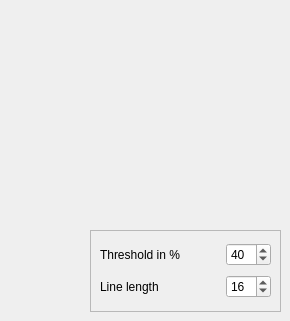
        <widget class="QWidget" name="tab_8">
         <attribute name="title">
          <string>Lower Lip</string>
         </attribute>
         <widget class="QFrame" name="frame_12">
          <property name="geometry">
           <rect>
            <x>90</x>
            <y>230</y>
            <width>191</width>
            <height>82</height>
           </rect>
          </property>
          <property name="frameShape">
           <enum>QFrame::StyledPanel</enum>
          </property>
          <property name="frameShadow">
           <enum>QFrame::Raised</enum>
          </property>
          <layout class="QGridLayout" name="gridLayout_19">
           <item row="0" column="0">
            <widget class="QLabel" name="label_16">
             <property name="minimumSize">
              <size>
               <width>120</width>
               <height>0</height>
              </size>
             </property>
             <property name="text">
              <string>Threshold in %</string>
             </property>
            </widget>
           </item>
           <item row="0" column="1">
            <widget class="QSpinBox" name="sbTHLowerLip">
             <property name="value">
              <number>40</number>
             </property>
            </widget>
           </item>
           <item row="1" column="0">
            <widget class="QLabel" name="label_17">
             <property name="text">
              <string>Line length</string>
             </property>
            </widget>
           </item>
           <item row="1" column="1">
            <widget class="QSpinBox" name="sbLLLowerLip">
             <property name="value">
              <number>16</number>
             </property>
            </widget>
           </item>
          </layout>
         </widget>
        </widget>
